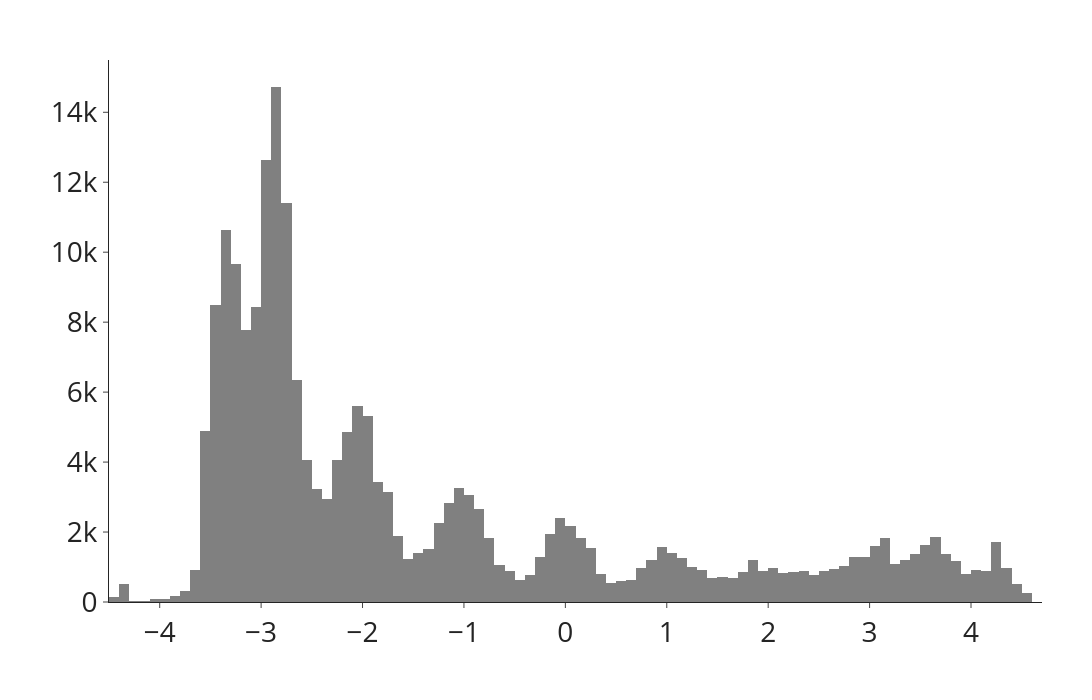

This figure's notebook cell:
### Markdown cell above
## Distribution of expression values

Density histogram of all ExpressionLog values (all languages × all weeks).
Characterises the overall distribution and justifies the signed-log color scale.

### Code cell
# Distribution of ExpressionLog values across all language × week observations.
# The shape characterises the overall bias towards over- or underexpression
# and justifies the signed-log color scale used in the heatworm.

all_values = DFresultLog.values.flatten()  # one value per language × week

fig_dist = px.histogram(
    all_values,
    nbins=170,
    histnorm='density',
    color_discrete_sequence=['gray'],
)
fig_dist.update_traces(marker_line_width=0)
fig_dist.update_layout(
    xaxis_title='',
    yaxis_title='',
    bargap=0,
    bargroupgap=0,
    font=dict(size=28),
    template='simple_white',
    showlegend=False,
    margin=dict(l=50, r=50, t=60, b=50),
    width=2127,   # 180 mm at 300 DPI
    height=700,
)

fig_dist.show()

### Figure 1 — Plotly figure (JSON) as saved in the notebook; plotly's stock layout.template omitted (floating-point values rounded to 4 significant figures; data arrays with more than 128 entries replaced by an {"elided": "..."} marker saying what was removed)
{"data": [{"alignmentgroup": "True", "bingroup": "x", "histnorm": "density", "hovertemplate": "variable=0<br>value=%{x}<br>density=%{y}<extra></extra>", "legendgroup": "0", "marker": {"color": "gray", "line": {"width": 0}, "pattern": {"shape": ""}}, "name": "0", "nbinsx": 170, "offsetgroup": "0", "orientation": "v", "showlegend": true, "type": "histogram", "x": {"elided": "21532 float values"}, "xaxis": "x", "yaxis": "y"}], "layout": {"bargap": 0, "bargroupgap": 0, "barmode": "relative", "font": {"size": 28}, "height": 700, "legend": {"title": {"text": "variable"}, "tracegroupgap": 0}, "margin": {"b": 50, "l": 50, "r": 50, "t": 60}, "showlegend": false, "width": 2127, "xaxis": {"anchor": "y", "domain": [0, 1], "title": {"text": ""}}, "yaxis": {"anchor": "x", "domain": [0, 1], "title": {"text": ""}}}}
